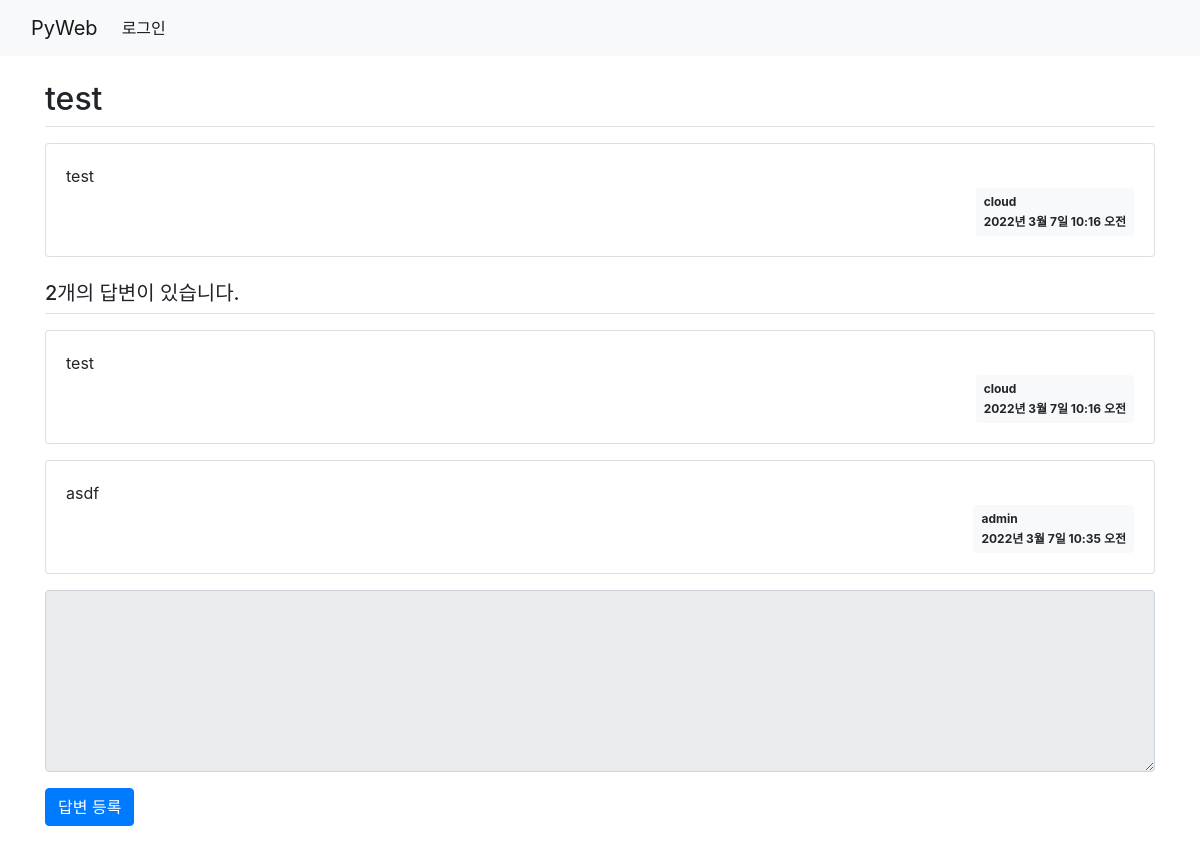
Screenshot of /board/8/ with the database file from the repository.
### board/models.py (models this page shows, shortened)
class Question(models.Model):
    subject = models.CharField(max_length=200)
    content = models.TextField()
    create_date = models.DateTimeField()
    author = models.ForeignKey(User, on_delete=models.CASCADE)      # user의 username과 외래키 설정

class Answer(models.Model):
    content = models.TextField()
    create_date = models.DateTimeField()
    question = models.ForeignKey(Question, on_delete=models.CASCADE)
    author = models.ForeignKey(User, on_delete=models.CASCADE)      # user의 username과 외래키 설정

### board/views.py (the view)
# urls.py: path('<int:question_id>/', views.detail, name='detail'),    # 127.0.0.1:8000/board/1/
def detail(request, question_id):
    question = get_object_or_404(Question, pk=question_id)      # url 경로 오류 처리(오류 대신 Page not found (404) 출력)
    context = {'question':question}
    return render(request, 'board/detail.html', context)

### templates/board/detail.html (shortened to what this page needs)
{% extends 'base.html' %}
{% block content %}
    <div class="container my-3">
        <h2 class="border-bottom py-2">{{ question.subject }}</h2>
        <div class="card my-3">
            <div class="card-body">
                <div class="card-text" style="white-space:pre-line">{{ question.content }}</div>
                <div class="d-flex justify-content-end">
                    <div class="badge badge-light p-2 text-left">
                        <div class="mb-2">{{ question.author }}</div>
                        <div>{{ question.create_date }}</div>
                    </div>
                </div>
            </div>
        </div>
        <h5 class="border-bottom my-3 py-2">
            {{ question.answer_set.count }}개의 답변이 있습니다.
        </h5>
        {% for answer in question.answer_set.all %}
        <div class="card my-3">
            <div class="card-body">
                <div class="card-text" style="white-space:pre-line">{{ answer.content }}</div>
                <div class="d-flex justify-content-end">
                    <div class="badge badge-light p-2 text-left">
                        <div class="mb-2">{{ answer.author }}</div>
                        <div>{{ answer.create_date }}</div>
                    </div>
                </div>
            </div>
        </div>
        {% endfor %}
        <form action="{% url 'board:answer_create' question.id %}" method="post">
            <div class="form-group">
                <textarea name="content" rows="7" cols="60" class="form-control"
                          {% if not user.is_authenticated %} disabled {% endif %}></textarea>
            </div>
            <input type="submit" value="답변 등록" class="btn btn-primary">
        </form>
    </div>
{% endblock %}

### rows the page displays
Question: subject "test", content "test", author "cloud", create_date "2022년 3월 7일 10:16 오전", answer_set.count "2"
Answer: content "test", author "cloud", create_date "2022년 3월 7일 10:16 오전"
Answer: content "asdf", author "admin", create_date "2022년 3월 7일 10:35 오전"
